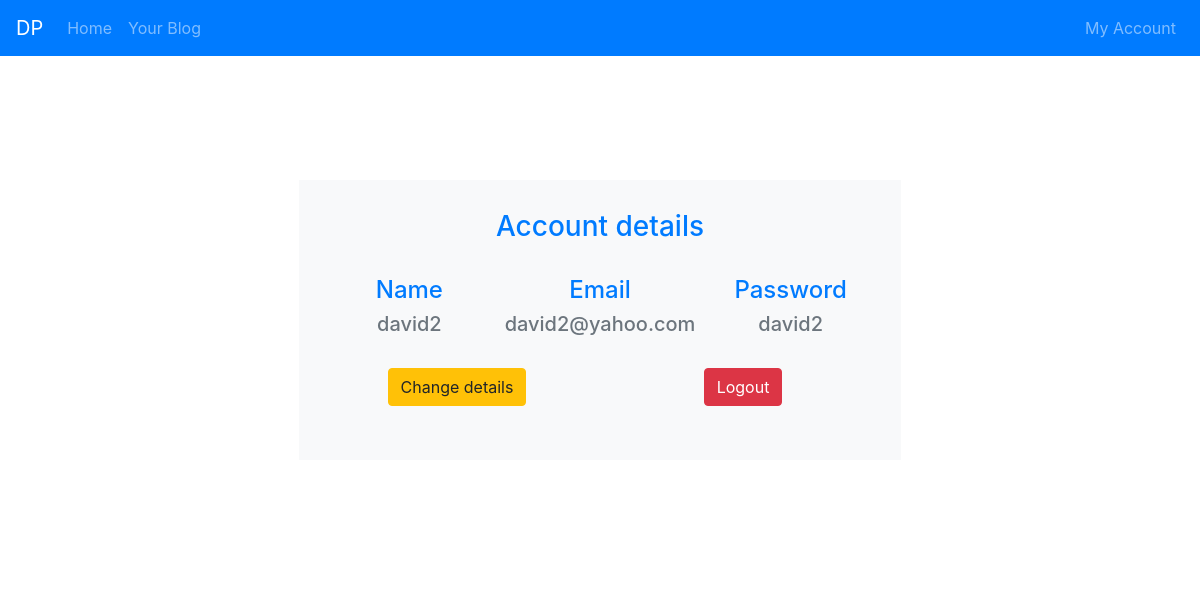
The app's page /my-account (signed in) with its own data.
### app.py (models this page shows, shortened)
class User(db.Model):
    id = db.Column(db.Integer, primary_key=True)
    username = db.Column(db.String(30), unique=True, nullable = False)
    email = db.Column(db.String(80), unique=True, nullable = False)
    password = db.Column(db.String(30), nullable = False)
    blog_id = db.Column(db.Integer)

### app.py (the view)
@app.route('/my-account', methods = ['POST', 'GET'])
def my_account():
    if 'login-data' not in session:
            logged_in = False
            user = None
    else:
        logged_in = True
        try:
            user = User.query.filter_by(id=session['login-data']).first()
        except:
            print('err')
            user = None
    if request.method == 'POST':
        email = request.form['email']
        password = request.form['pswd']
        try:
            if User.query.filter_by(email=email).first() is not None:
                print('email already used')
                return redirect('/my-account')
            user.email = email
            user.password = password
            db.session.commit()
        except:
            print('err DB')
        return redirect('/my-account')
    else:
        return render_template('my-account.html', logged_in = logged_in, user = user)

### templates/my-account.html (shortened to what this page needs)
{% extends "layout.html" %}
{% block content %}
<div class="container main justify-content-center">
    <div class="bg-light my-account-content">
        <h3 class="text-primary text-center">
            Account details
        </h3>
        <br>
        <div class="container text-center">
            <div class="row">
                <div class="col">
                    <h4 class="text-primary">
                        Name
                    </h4>
                    <h5 class="text-secondary">
                        {{ user.username }}
                    </h5>
                </div>
                <div class="col">
                    <h4 class="text-primary">
                        Email
                    </h4>
                    <h5 class="text-secondary">
                        {{ user.email }}
                    </h5>
                </div>
                <div class="col">
                    <h4 class="text-primary">
                        Password
                    </h4>
                    <h5 class="text-secondary">
                        {{ user.password }}
                    </h5>
                </div>
            </div>
        </div>
        <br>
        <div class="row">
            <div class="col d-flex justify-content-center">
                <button type="button" class="btn btn-warning" onclick=change_form_show()>Change details</button>
            </div>
            <div class="col d-flex justify-content-center">
                <button type="button" class="btn btn-danger" onclick="location.href = '/log-out';">Logout</button>
            </div>
        </div>
        <br>
    </div>
</div>
{% endblock %}

### static/style.css (style rules this page uses)
html, body { height: 100vh; }
body { background-image: url(https://images.pexels.com/photos/169647/pexels-photo-169647.jpeg?cs=srgb&dl=arhitectura-centrul-ora-ului-cer-cladiri-169647.jpg&fm=jpg)!important; background-repeat: no-repeat!important; background-size: cover!important; background-attachment: fixed; }
.main { padding-top: 80px!important; padding: 50px; width: 60%; }
.my-account-content { padding: 30px; }

### records on screen
User: username "david2", email "david2@yahoo.com", password "david2"
